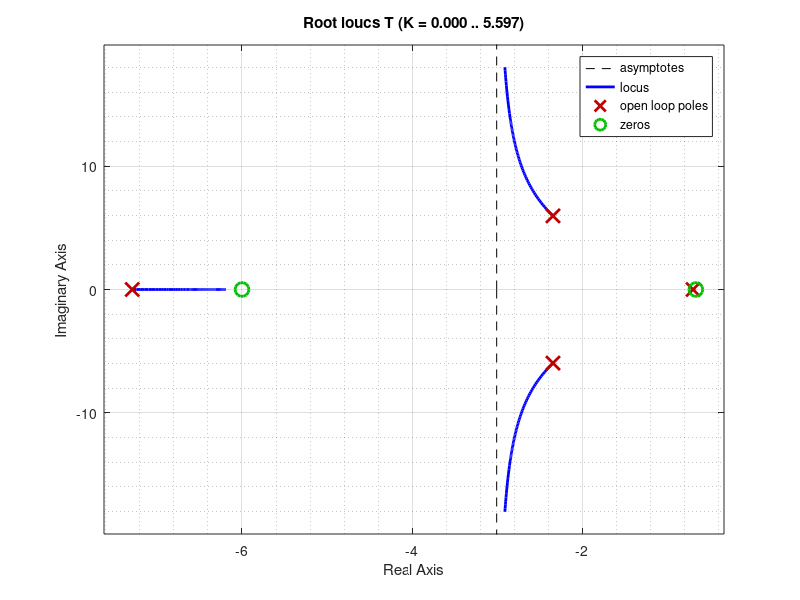

Reproduce this figure in MATLAB.
clc;
clear;

z = 6;
p = 9.38;
z_lag = 0.6663;
p_lag = 0.1;
kc = 11.15;
kv = 69.8;

s = tf("s");
G = 4.7/(s*(s + 3.2));
Gc = kc*(s + z)*(s + z_lag)/((s + p)*(s + p_lag));
T = feedback(Gc*G, 1);

rlocus(T);
grid on;
grid minor;